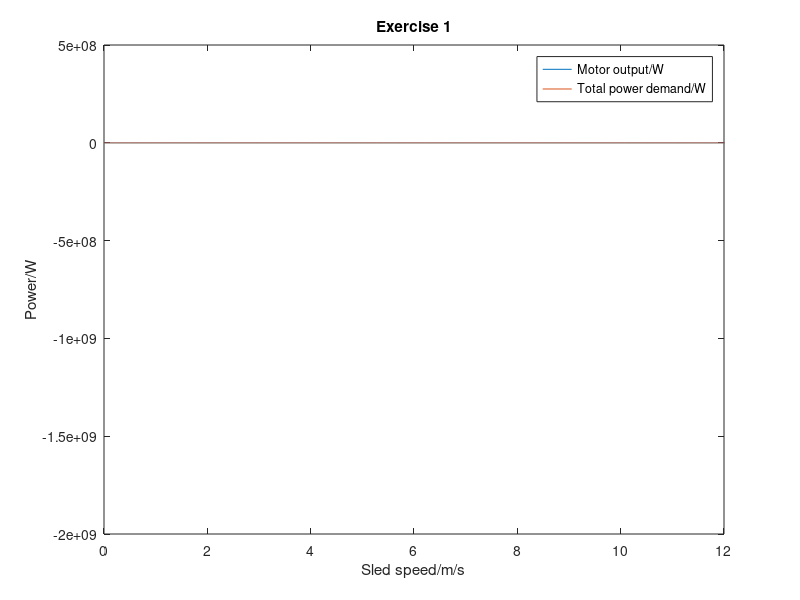

Write the MATLAB code that produced this figure.
% EMTH171
% Case_Study1: Exercise 1: hauling a sled up incline with cable
% mzh99/jzh200 | Jiyao Zhu & Menghao Zhan

clear
clc
close all

% Motor out power(W)/ Sharf speed (RPM)
% Known values
m = 1000;  % Sled mass (Kg)
r_g = 20;  % Gear radius (m) 
r_p = 0.5; % Pulley radius (m)
ang = pi/4;% The angle of slope
f = 0.2;   % Coefficent of freaction
g = 9.81;  % Gravity (m/s^2)
b = 314.16;% rad/s
%--------------------------------Function----------------------------------
p_o = @(v) (b*(r_g*v)/r_p)-((r_g.^2*v.^2)/(r_p.^2));
p_d = @(v) m*g*sin(ang)*v + f*m*g*cos(ang)*v;
%---------------------------------Values-----------------------------------
vMin = 0;
vMax = 1000;
vstep = 0.001;
xarray = vMin : vstep : vMax;
%---------------------------------Plotting---------------------------------
figure(2)
plot(xarray,p_o(xarray), 'DisplayName', 'Motor output/W');
hold on
plot(xarray,p_d(xarray), 'DisplayName', 'Total power demand/W');
hold off
title('Exercise 1')
xlabel('Sled speed/m/s')
ylabel('Power/W')
xlim([0,12])
legend